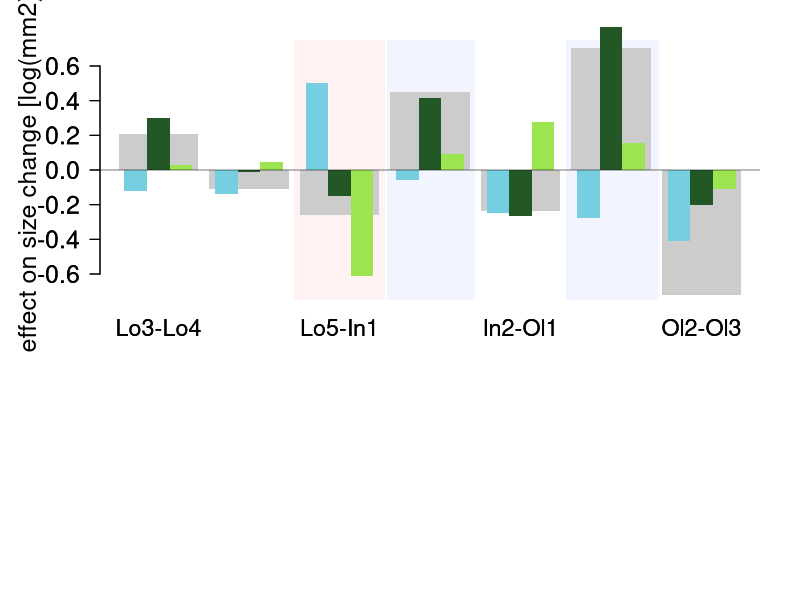

Generate this figure with R:
#Rego diagram

#Read in raw data
siz <- read.csv2("WF_Bivalve_Body_Size.csv")

#read in the range information
rng <- read.csv2("HP_Bivalve_Ranges.csv", header = T, check.names = F)
row.names(rng) <- rng$Name
rng$Name <- NULL

y <- c("Lo3", "Lo4", "Lo5", "In1", "In2", "Ol1", "Ol2", "Ol3")

df1 <- data.frame(Com = c("Lo3-Lo4", "Lo4-Lo5", "Lo5-In1", "In1-In2", "In2-Ol1", "Ol1-Ol2", "Ol2-Ol3"), 
                  Ass = NA, Ext = NA, Wit = NA, Ori = NA, Num = 0)

tgc <- read.csv2("tgc.csv")

for (i in 1:7) {
  print(paste("Iteration", i))

  
  low <- y[[i]]
  upp <- y[[i+1]]

#subset the interval for comparison
int <- tgc[tgc$StrSeq == low | tgc$StrSeq == upp,]
print(summary(tgc$status))
df1[i,"Num"] <- nrow(tgc)

#add the status of each taxon to the size dataset. You end up with 0,1,2,3,4, where 0 is extinct in the first interval
x <- unique(int$Name)
df1[i,"Div"] <- length(x)

for (k in 1: length(x)){
  
  for (j in 1: nrow(int)){
    
    if(int[j,"Name"] == x[[k]]){
    int[j,"Lstatus"] <- (rng[x[[k]], low])
    int[j,"Ustatus"] <- (rng[x[[k]], upp])
    }
  }
}

all_low <- int[int$StrSeq == low,]
all_upp <- int[int$StrSeq == upp,]                 

sur_low <- int[int$Lstatus == 1 | int$Lstatus == 2,]
sur_low <- sur_low[!is.na(sur_low$LN), ]
sur_upp <- int[int$Ustatus == 1 | int$Ustatus == 3,]
sur_upp <- sur_upp[!is.na(sur_upp$LN), ]

sur_low <- sur_low[sur_low$StrSeq == low,]
sur_low <- sur_low[!is.na(sur_low$LN), ]
sur_upp <- sur_upp[sur_upp$StrSeq == upp,]
sur_upp <- sur_upp[!is.na(sur_upp$LN), ]

df1[i,"Ext"] <- mean(sur_low$LN)-mean(all_low$LN)
df1[i,"Wit"] <- mean(sur_upp$LN)-mean(sur_low$LN)
df1[i,"Ori"] <- mean(all_upp$LN)-mean(sur_upp$LN)
df1[i,"Ass"] <- mean(all_upp$LN)-mean(all_low$LN)

}

row.names(df1) <- df1[,"Com"]
df1[,"Com"] <- NULL

summary(df1)

##Plot

rego_col <- c("#75CFE0", "#245726", "#9CE551")
T.t <- t(as.matrix(df1[,2:4])) #trans

pdf("Fig.3a.pdf",12, 9)
par(mar=c(15,5,2,2))
barplot(T.t, ylab="effect on size change [log(mm2)]", xlab="", beside=T, col=rego_col, ylim=c(-0.75, 0.75), border = NA, cex.axis = 1.5, cex.lab=1.5,
        names.arg=c("Lo3-Lo4", "Lo4-Lo5", "Lo5-In1","In1-In2", "In2-Ol1", "Ol1-Ol2", "Ol2-Ol3"), las=1, cex.names = 1.4)

rect(8.5, -2, 12.5, 3.1, col="#fff2f2", border=NA) #extinction 14.5
#text(10.5, -1.8, paste("EH (P/Tr)"), cex=1.8, col="#450303")

rect(12.6, -2, 16.5, 3.1, col="#f2f4ff", border=NA) #P-Tr boundary 22.5
#text(14.5, -1.8, paste("Late Gries."), cex=1.8, col="#030d4d")

rect(24.6, -2, 20.5, 3.1, col="#f2f4ff", border=NA) #P-Tr boundary 22.5
#text(22.5, -1.8, paste("E. Spath."), cex=1.8, col="#030d4d")

rect(xleft=c(2.5, 6.5, 10.5, 14.5, 18.5, 22.5,26.5)-1.75, ybottom=0, 
     xright=c(2.5, 6.5, 10.5, 14.5, 18.5, 22.5, 26.5)+1.75, ytop=df1$Ass, 
     col="grey80", border = NA)

barplot(T.t, ylab="", xlab="", beside=T, col=rego_col, border=NA, add=T, cex.axis = 1.5, cex.lab=1.5,
        names.arg=c("Lo3-Lo4", "Lo4-Lo5", "Lo5-In1","In1-In2", "In2-Ol1", "Ol1-Ol2", "Ol2-Ol3"), las=1, cex.names = 1.4)

abline(h=0, lwd=0.5)

#legend("topright", legend=c("Assemblage size shift", "Disappearance", "Within-lineage", "Appearance"), 
       #bty="n", fill=c("grey80", rego_col), border=c("grey80", rego_col), cex=1.5)

dev.off()
